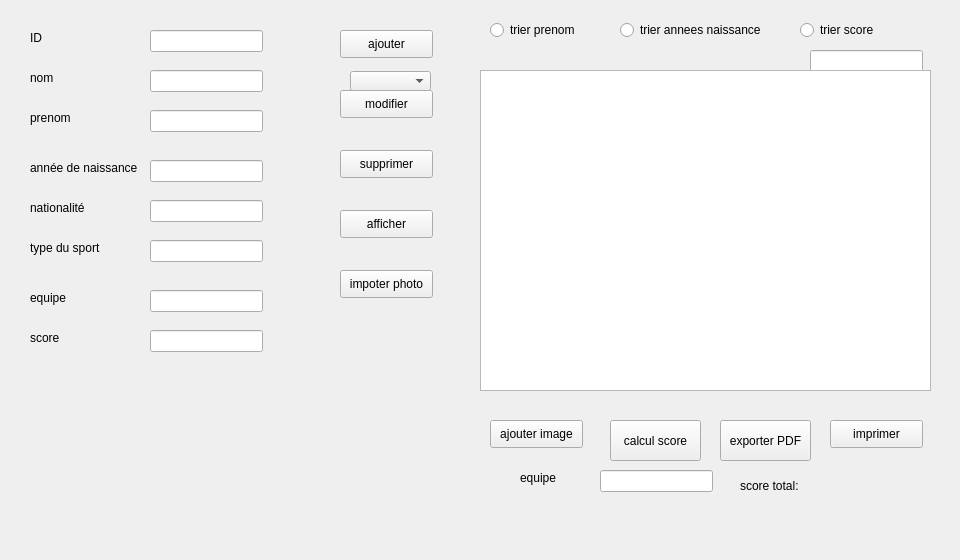
      <widget class="QWidget" name="tab">
       <attribute name="title">
        <string>gestion joueur</string>
       </attribute>
       <widget class="QLabel" name="label_5">
        <property name="geometry">
         <rect>
          <x>30</x>
          <y>30</y>
          <width>56</width>
          <height>16</height>
         </rect>
        </property>
        <property name="text">
         <string>ID</string>
        </property>
       </widget>
       <widget class="QLabel" name="label_6">
        <property name="geometry">
         <rect>
          <x>30</x>
          <y>70</y>
          <width>56</width>
          <height>16</height>
         </rect>
        </property>
        <property name="text">
         <string>nom</string>
        </property>
       </widget>
       <widget class="QLineEdit" name="le_id">
        <property name="geometry">
         <rect>
          <x>150</x>
          <y>30</y>
          <width>113</width>
          <height>22</height>
         </rect>
        </property>
       </widget>
       <widget class="QPushButton" name="pb_ajouter">
        <property name="geometry">
         <rect>
          <x>340</x>
          <y>30</y>
          <width>93</width>
          <height>28</height>
         </rect>
        </property>
        <property name="styleSheet">
         <string notr="true"/>
        </property>
        <property name="text">
         <string>ajouter</string>
        </property>
       </widget>
       <widget class="QPushButton" name="pb_modifier">
        <property name="geometry">
         <rect>
          <x>340</x>
          <y>90</y>
          <width>93</width>
          <height>28</height>
         </rect>
        </property>
        <property name="styleSheet">
         <string notr="true"/>
        </property>
        <property name="text">
         <string>modifier</string>
        </property>
       </widget>
       <widget class="QPushButton" name="pb_afficher">
        <property name="geometry">
         <rect>
          <x>340</x>
          <y>210</y>
          <width>93</width>
          <height>28</height>
         </rect>
        </property>
        <property name="text">
         <string>afficher</string>
        </property>
       </widget>
       <widget class="QLabel" name="label_8">
        <property name="geometry">
         <rect>
          <x>30</x>
          <y>110</y>
          <width>56</width>
          <height>16</height>
         </rect>
        </property>
        <property name="text">
         <string>prenom</string>
        </property>
       </widget>
       <widget class="QLabel" name="label_9">
        <property name="geometry">
         <rect>
          <x>30</x>
          <y>160</y>
          <width>121</width>
          <height>16</height>
         </rect>
        </property>
        <property name="text">
         <string>année de naissance</string>
        </property>
       </widget>
       <widget class="QLineEdit" name="le_nom">
        <property name="geometry">
         <rect>
          <x>150</x>
          <y>70</y>
          <width>113</width>
          <height>22</height>
         </rect>
        </property>
       </widget>
       <widget class="QLineEdit" name="le_prenom">
        <property name="geometry">
         <rect>
          <x>150</x>
          <y>110</y>
          <width>113</width>
          <height>22</height>
         </rect>
        </property>
       </widget>
       <widget class="QLineEdit" name="le_annees_naiss">
        <property name="geometry">
         <rect>
          <x>150</x>
          <y>160</y>
          <width>113</width>
          <height>22</height>
         </rect>
        </property>
       </widget>
       <widget class="QLabel" name="label_12">
        <property name="geometry">
         <rect>
          <x>30</x>
          <y>200</y>
          <width>61</width>
          <height>16</height>
         </rect>
        </property>
        <property name="text">
         <string>nationalité</string>
        </property>
       </widget>
       <widget class="QLineEdit" name="le_nationalite">
        <property name="geometry">
         <rect>
          <x>150</x>
          <y>200</y>
          <width>113</width>
          <height>22</height>
         </rect>
        </property>
       </widget>
       <widget class="QPushButton" name="pb_importer">
        <property name="geometry">
         <rect>
          <x>340</x>
          <y>270</y>
          <width>93</width>
          <height>28</height>
         </rect>
        </property>
        <property name="text">
         <string>impoter photo</string>
        </property>
       </widget>
       <widget class="QLabel" name="label_13">
        <property name="geometry">
         <rect>
          <x>30</x>
          <y>240</y>
          <width>91</width>
          <height>16</height>
         </rect>
        </property>
        <property name="text">
         <string>type du sport</string>
        </property>
       </widget>
       <widget class="QLineEdit" name="le_type_sport">
        <property name="geometry">
         <rect>
          <x>150</x>
          <y>240</y>
          <width>113</width>
          <height>22</height>
         </rect>
        </property>
       </widget>
       <widget class="QLabel" name="label_14">
        <property name="geometry">
         <rect>
          <x>0</x>
          <y>-20</y>
          <width>951</width>
          <height>551</height>
         </rect>
        </property>
        <property name="text">
         <string/>
        </property>
        <property name="pixmap">
         <pixmap>../../Bureau/bb.png</pixmap>
        </property>
        <property name="scaledContents">
         <bool>true</bool>
        </property>
       </widget>
       <widget class="QTableView" name="tab_joueur">
        <property name="geometry">
         <rect>
          <x>480</x>
          <y>70</y>
          <width>451</width>
          <height>321</height>
         </rect>
        </property>
       </widget>
       <widget class="QPushButton" name="export_pdf">
        <property name="geometry">
         <rect>
          <x>720</x>
          <y>420</y>
          <width>91</width>
          <height>41</height>
         </rect>
        </property>
        <property name="text">
         <string>exporter PDF</string>
        </property>
       </widget>
       <widget class="QPushButton" name="calcul_score">
        <property name="geometry">
         <rect>
          <x>610</x>
          <y>420</y>
          <width>91</width>
          <height>41</height>
         </rect>
        </property>
        <property name="text">
         <string>calcul score</string>
        </property>
       </widget>
       <widget class="QComboBox" name="comboBox_2">
        <property name="geometry">
         <rect>
          <x>350</x>
          <y>71</y>
          <width>81</width>
          <height>20</height>
         </rect>
        </property>
       </widget>
       <widget class="QPushButton" name="pb_supprimer">
        <property name="geometry">
         <rect>
          <x>340</x>
          <y>150</y>
          <width>93</width>
          <height>28</height>
         </rect>
        </property>
        <property name="text">
         <string>supprimer</string>
        </property>
       </widget>
       <widget class="QRadioButton" name="trier_prenom">
        <property name="geometry">
         <rect>
          <x>490</x>
          <y>20</y>
          <width>101</width>
          <height>20</height>
         </rect>
        </property>
        <property name="text">
         <string>trier prenom</string>
        </property>
       </widget>
       <widget class="QRadioButton" name="trier_annees">
        <property name="geometry">
         <rect>
          <x>620</x>
          <y>20</y>
          <width>161</width>
          <height>20</height>
         </rect>
        </property>
        <property name="text">
         <string>trier annees naissance</string>
        </property>
       </widget>
       <widget class="QRadioButton" name="trier_score">
        <property name="geometry">
         <rect>
          <x>800</x>
          <y>20</y>
          <width>97</width>
          <height>20</height>
         </rect>
        </property>
        <property name="text">
         <string>trier score </string>
        </property>
       </widget>
       <widget class="QLineEdit" name="lineEdit_5">
        <property name="geometry">
         <rect>
          <x>810</x>
          <y>50</y>
          <width>113</width>
          <height>22</height>
         </rect>
        </property>
        <property name="text">
         <string/>
        </property>
       </widget>
       <widget class="QLabel" name="label_15">
        <property name="geometry">
         <rect>
          <x>330</x>
          <y>310</y>
          <width>121</width>
          <height>181</height>
         </rect>
        </property>
        <property name="text">
         <string/>
        </property>
       </widget>
       <widget class="QLabel" name="label_16">
        <property name="geometry">
         <rect>
          <x>30</x>
          <y>290</y>
          <width>56</width>
          <height>16</height>
         </rect>
        </property>
        <property name="text">
         <string>equipe</string>
        </property>
       </widget>
       <widget class="QLabel" name="label_17">
        <property name="geometry">
         <rect>
          <x>30</x>
          <y>330</y>
          <width>56</width>
          <height>16</height>
         </rect>
        </property>
        <property name="text">
         <string>score</string>
        </property>
       </widget>
       <widget class="QLineEdit" name="le_equipe">
        <property name="geometry">
         <rect>
          <x>150</x>
          <y>290</y>
          <width>113</width>
          <height>22</height>
         </rect>
        </property>
       </widget>
       <widget class="QLineEdit" name="le_score">
        <property name="geometry">
         <rect>
          <x>150</x>
          <y>330</y>
          <width>113</width>
          <height>22</height>
         </rect>
        </property>
       </widget>
       <widget class="QLineEdit" name="le_eq">
        <property name="geometry">
         <rect>
          <x>600</x>
          <y>470</y>
          <width>113</width>
          <height>22</height>
         </rect>
        </property>
       </widget>
       <widget class="QLabel" name="label_18">
        <property name="geometry">
         <rect>
          <x>520</x>
          <y>470</y>
          <width>56</width>
          <height>16</height>
         </rect>
        </property>
        <property name="text">
         <string>equipe</string>
        </property>
       </widget>
       <widget class="QLabel" name="label_score">
        <property name="geometry">
         <rect>
          <x>740</x>
          <y>470</y>
          <width>131</width>
          <height>31</height>
         </rect>
        </property>
        <property name="text">
         <string>score total: </string>
        </property>
       </widget>
       <widget class="QLabel" name="label_pdf">
        <property name="geometry">
         <rect>
          <x>50</x>
          <y>380</y>
          <width>151</width>
          <height>81</height>
         </rect>
        </property>
        <property name="text">
         <string/>
        </property>
       </widget>
       <widget class="QPushButton" name="pushButton_7">
        <property name="geometry">
         <rect>
          <x>830</x>
          <y>420</y>
          <width>93</width>
          <height>28</height>
         </rect>
        </property>
        <property name="text">
         <string>imprimer</string>
        </property>
       </widget>
       <widget class="QPushButton" name="ajout_imag">
        <property name="geometry">
         <rect>
          <x>490</x>
          <y>420</y>
          <width>93</width>
          <height>28</height>
         </rect>
        </property>
        <property name="text">
         <string>ajouter image</string>
        </property>
       </widget>
       <zorder>label_14</zorder>
       <zorder>lineEdit_5</zorder>
       <zorder>label_15</zorder>
       <zorder>label_16</zorder>
       <zorder>label_17</zorder>
       <zorder>label_18</zorder>
       <zorder>pushButton_7</zorder>
       <zorder>ajout_imag</zorder>
       <zorder>label_8</zorder>
       <zorder>le_id</zorder>
       <zorder>pb_ajouter</zorder>
       <zorder>pb_modifier</zorder>
       <zorder>pb_afficher</zorder>
       <zorder>le_nom</zorder>
       <zorder>le_prenom</zorder>
       <zorder>le_annees_naiss</zorder>
       <zorder>label_5</zorder>
       <zorder>le_nationalite</zorder>
       <zorder>pb_importer</zorder>
       <zorder>label_6</zorder>
       <zorder>le_type_sport</zorder>
       <zorder>tab_joueur</zorder>
       <zorder>export_pdf</zorder>
       <zorder>calcul_score</zorder>
       <zorder>comboBox_2</zorder>
       <zorder>pb_supprimer</zorder>
       <zorder>trier_prenom</zorder>
       <zorder>trier_annees</zorder>
       <zorder>trier_score</zorder>
       <zorder>label_9</zorder>
       <zorder>label_12</zorder>
       <zorder>le_equipe</zorder>
       <zorder>le_score</zorder>
       <zorder>le_eq</zorder>
       <zorder>label_13</zorder>
       <zorder>label_score</zorder>
       <zorder>label_pdf</zorder>
      </widget>
